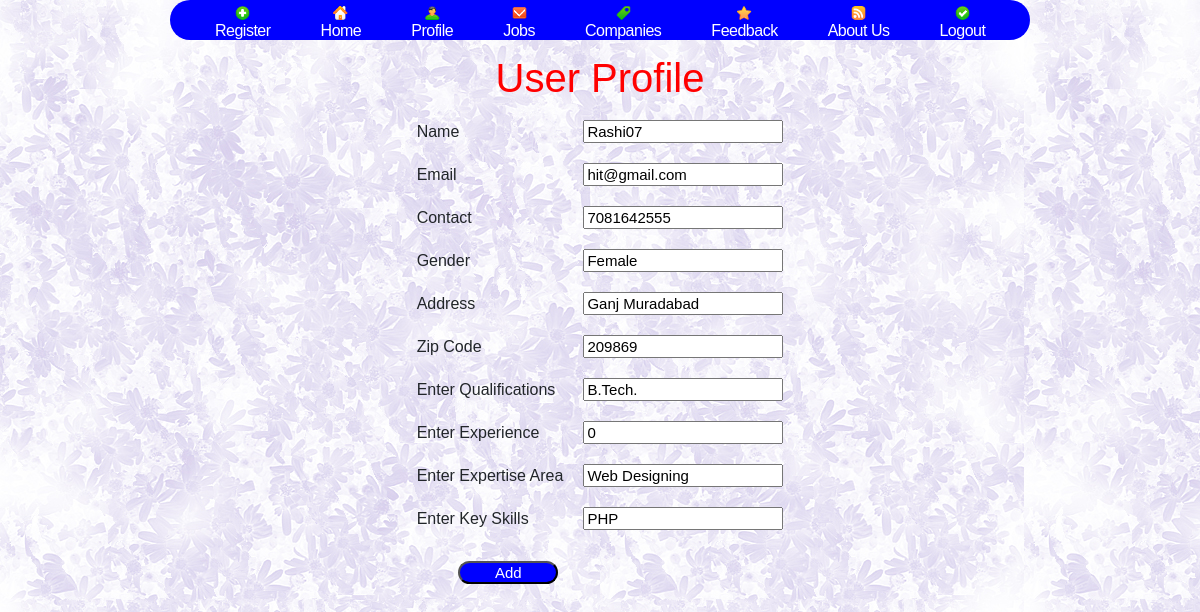
/profile.php (signed in), run on the app's committed database.
### tables this page shows
CREATE TABLE IF NOT EXISTS `profile` (
  `name3` varchar(20) NOT NULL,
  `email3` varchar(20) NOT NULL,
  `contact3` varchar(10) NOT NULL,
  `gender3` varchar(10) NOT NULL,
  `address3` varchar(50) NOT NULL,
  `zip3` varchar(10) NOT NULL,
  `qual3` varchar(20) NOT NULL,
  `exp3` varchar(10) NOT NULL,
  `area3` varchar(20) NOT NULL,
  `key3` varchar(20) NOT NULL,
  `uname` varchar(50) NOT NULL,
  PRIMARY KEY (`email3`)
);

### includes/db.php (called while the page is built)
<?php
	$host="localhost";
	$dbUsername="root";
	$dbPassword="";
	$dbname="job";
	$con=Mysql_connect($host,$dbUsername,$dbPassword);
	$dat=mysql_select_db($dbname,$con);
?>

### profile.php (the view, shortened to what this page needs)
<?php
	include("includes/db.php");
	if($dat)
	{
	$sql="select * from profile";
	$res=mysql_query($sql);
	if($res)
	$row=mysql_fetch_array($res);
	}
?>
<!DOCTYPE html>
<body>
<head>
<?php
	include("includes/head.php");
?>
</head>
<div id="outer">
	<div id="header">
		<div id="menu1">
<?php
include("includes/menu1.php");
?>
</div>
</div>
<div id="content">
<h1 align="center" style="color:red">User Profile</h1>
<form action="profile.php" method="POST">
<table align="center" cellspacing="10px" cellpadding="10px">
<tr>
<td>Name</td>
<td><input type="text" name="name3" value="<?php echo $row['name3'];?>" required/></td>
</tr>
<tr>
<td>Email</td>
<td><input type="email" name="email3" value="<?php echo $row['email3'];?>"required/></td>
</tr>
<tr>
<td>Contact</td>
<td><input type="text" name="contact3" value="<?php echo $row['contact3'];?>"required/></td>
</tr>
<tr>
<td>Gender</td>
<td><input type="text" name="gender3" value="<?php echo $row['gender3'];?>"required/></td>
</tr>
<tr>
<td>Address</td>
<td><input type="text" name="address3" value="<?php echo $row['address3'];?>"required/></td>
</tr>
<tr>
<td>Zip Code</td>
<td><input type="text" name="zip3" value="<?php echo $row['zip3'];?>" required/></td>
</tr>
<tr>
<td>Enter Qualifications</td>
<td><input type="text" name="qual3" value="<?php echo $row['qual3'];?>" required/></td>
</tr>
<tr>
<td>Enter Experience</td>
<td><input type="text" name="exp3" value="<?php echo $row['exp3'];?>" required/></td>
</tr>
<tr>
<td>Enter Expertise Area</td>
<td><input type="text" name="area3" value="<?php echo $row['area3'];?>" required/></td>
</tr>
<tr>
<td>Enter Key Skills</td>
<td><input type="text" name="key3" value="<?php echo $row['key3'];?>" required/></td>
</tr>
<tr>
<td><a href="uprofile.php"><input type="button" value="Add"/></a></td>
</tr>
</table>
</form>
</div>
</body>

### my.css (style rules this page uses)
body { margin-top: 20px; padding: 0; font-family: "Trebuchet MS", Arial, Helvetica, sans-serif; font-size: 13px; background: url(images/mainback.jpg); color: black; }
#outer { height:400px; width:860px; margin:0 auto; }
input[type=text],[type=password],[type=email],select,textarea { font-family: "Trebuchet MS", Arial, Helvetica, sans-serif; font-size: 15px; width:200px; color: black; }
input[type=button] { font-family: "Trebuchet MS", Arial, Helvetica, sans-serif; font-size: 15px; width:100px; background: blue; color: white; border-radius:20px; }
#header { width: 860px; height: 40px; margin: 0 auto; background:blue; border-radius:20px; }
#content { height:400px; width:860px; font: 16px "Trebuchet MS", Arial, Helvetica, sans-serif; }
#content a { float:right; padding:5px; text-decoration: none; font: 25px "Trebuchet MS", Arial, Helvetica, sans-serif; color:black; }

### includes/menu1.php (style rules this page uses)
#menu1 { float: left; width: 860px; height: 54px; }

### data on the page
profile: name3 "Rashi07", email3 "hit@gmail.com", contact3 "7081642555", gender3 "Female", address3 "Ganj Muradabad", zip3 "209869", qual3 "B.Tech.", exp3 "0", area3 "Web Designing", key3 "PHP"
